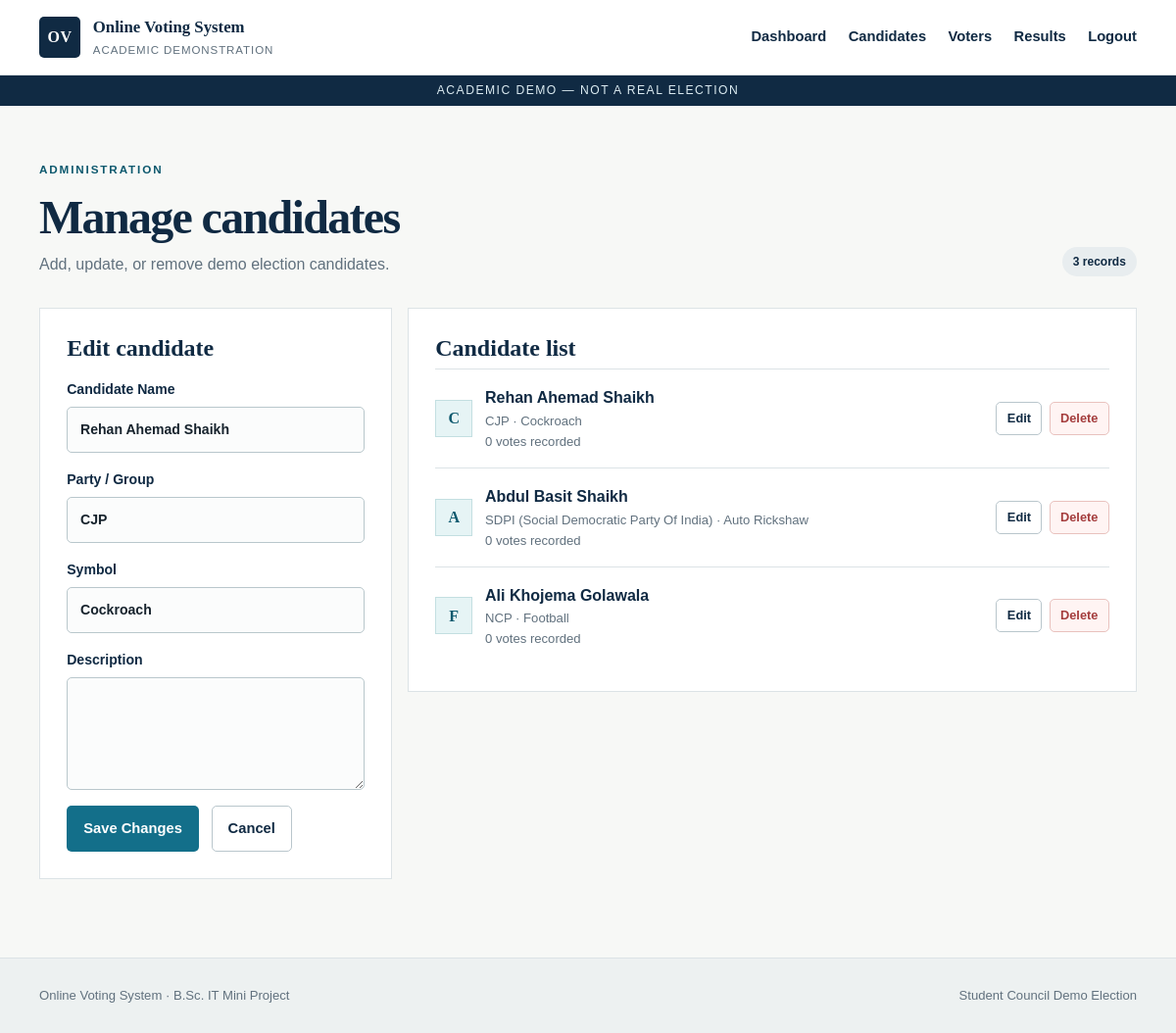
Screenshot of /admin/candidates/4/edit (signed in) with the database file from the repository.
### tables this page shows
CREATE TABLE candidates (
 id INTEGER PRIMARY KEY AUTOINCREMENT, name TEXT NOT NULL,
 party TEXT NOT NULL, symbol TEXT, description TEXT,
 created_at TIMESTAMP DEFAULT CURRENT_TIMESTAMP
);

### app.py (the view, shortened to what this page needs)
    @app.route("/admin/candidates/<int:candidate_id>/edit", methods=["GET", "POST"])
    @admin_required
    def edit_candidate(candidate_id):
        database = get_db()
        candidate = database.execute("SELECT * FROM candidates WHERE id = ?", (candidate_id,)).fetchone()
        if not candidate:
            abort(404)
        rows = database.execute(
            "SELECT c.*, COUNT(v.id) AS vote_count FROM candidates c LEFT JOIN votes v ON v.candidate_id=c.id GROUP BY c.id ORDER BY c.id"
        ).fetchall()
        return render_template("manage_candidates.html", candidates=rows, edit_candidate=candidate)

### database.py (called while the page is built)
def get_db():
    if "db" not in g:
        g.db = sqlite3.connect(current_app.config["DATABASE"])
        g.db.row_factory = sqlite3.Row
        g.db.execute("PRAGMA foreign_keys = ON")
    return g.db

### templates/manage_candidates.html (shortened to what this page needs)
{% extends "base.html" %}
{% block content %}
<section class="page-section"><div class="container">
  <div class="page-header"><div><p class="eyebrow">Administration</p><h1>Manage candidates</h1><p>Add, update, or remove demo election candidates.</p></div><span class="role-badge">{{ candidates|length }} records</span></div>
  <div class="management-grid">
    <section class="panel sticky-panel"><h2>{{ 'Edit candidate' if edit_candidate else 'Add candidate' }}</h2>
      <form method="post" action="{{ url_for('edit_candidate', candidate_id=edit_candidate.id) if edit_candidate else url_for('manage_candidates') }}" class="stack-form compact-form">
        <label>Candidate Name<input name="name" maxlength="60" required value="{{ edit_candidate.name if edit_candidate else '' }}"></label>
        <label>Party / Group<input name="party" maxlength="60" required value="{{ edit_candidate.party if edit_candidate else '' }}"></label>
        <label>Symbol<input name="symbol" maxlength="30" value="{{ edit_candidate.symbol if edit_candidate else '' }}"></label>
        <label>Description<textarea name="description" maxlength="250" rows="4">{{ edit_candidate.description if edit_candidate else '' }}</textarea></label>
        <div class="button-row"><button class="button button-primary" type="submit">{{ 'Save Changes' if edit_candidate else 'Add Candidate' }}</button>{% if edit_candidate %}<a class="button button-secondary" href="{{ url_for('manage_candidates') }}">Cancel</a>{% endif %}</div>
      </form>
    </section>
    <section class="panel"><h2>Candidate list</h2>
      <div class="admin-candidate-list">{% for candidate in candidates %}<article class="admin-candidate"><div class="mini-symbol">{{ candidate.symbol[:1] if candidate.symbol else candidate.name[:1] }}</div><div class="candidate-main"><strong>{{ candidate.name }}</strong><span>{{ candidate.party }} · {{ candidate.symbol or 'No symbol' }}</span><small>{{ candidate.vote_count }} vote{{ '' if candidate.vote_count == 1 else 's' }} recorded</small></div><div class="row-actions"><a class="button button-small button-secondary" href="{{ url_for('edit_candidate', candidate_id=candidate.id) }}">Edit</a><form method="post" action="{{ url_for('delete_candidate', candidate_id=candidate.id) }}" data-confirm="Delete {{ candidate.name }}? This cannot be undone."><input type="hidden" name="csrf_token" value="{{ csrf_token }}"><button class="button button-small button-danger" type="submit">Delete</button></form></div></article>{% else %}<div class="empty-state">No candidates added.</div>{% endfor %}</div>
    </section>
  </div>
</div></section>
{% endblock %}

### static/css/style.css (style rules this page uses)
:root { --navy:#102a43;--navy-2:#173f5f;--blue:#136f8a;--blue-dark:#0d596e;--teal-soft:#e6f4f5;--ink:#17232d;--muted:#61717e;--paper:#f7f8f6;--white:#fff;--line:#dce3e6;--success:#1c7457;--warning:#9a650c;--danger:#a43c3c;--shadow:0 14px 38px rgba(16,42,67,.09);--radius:10px }
* { box-sizing:border-box }
html { scroll-behavior:smooth }
body { margin:0;background:var(--paper);color:var(--ink);font-family:"Trebuchet MS","Gill Sans",sans-serif;font-size:16px;line-height:1.6 }
h1,h2,h3,p { margin-top:0 }
h1,h2,h3 { font-family:Georgia,"Times New Roman",serif;color:var(--navy);line-height:1.15 }
h1 { font-size:clamp(2rem,4.5vw,3.8rem);letter-spacing:-.035em }
h2 { font-size:clamp(1.35rem,2vw,1.8rem) }
a { color:var(--blue-dark);text-decoration-thickness:1px;text-underline-offset:3px }
button,input,textarea { font:inherit }
.container { width:min(1120px,calc(100% - 2rem));margin:auto }
.eyebrow { color:var(--blue-dark);text-transform:uppercase;letter-spacing:.16em;font-size:.73rem;font-weight:800;margin-bottom:.7rem }
.button-row,.page-actions { display:flex;align-items:center;gap:.8rem;flex-wrap:wrap }
.button { display:inline-flex;align-items:center;justify-content:center;min-height:45px;padding:.65rem 1rem;border:1px solid transparent;border-radius:5px;font-weight:800;font-size:.92rem;text-decoration:none;cursor:pointer;transition:background .18s,transform .18s,border-color .18s }
.button-primary { background:var(--blue);color:white }
.button-secondary { background:white;color:var(--navy);border-color:#b9c6cc }
.button-danger { color:var(--danger);background:#fff4f3;border-color:#e9c2be }
.button-small { min-height:34px;padding:.35rem .65rem;font-size:.8rem }
.stack-form { display:grid;gap:1rem }
.stack-form label { display:grid;gap:.38rem;font-weight:800;color:var(--navy);font-size:.88rem }
.stack-form input,.stack-form textarea { width:100%;border:1px solid #b9c7cc;background:#fbfcfc;border-radius:5px;padding:.72rem .8rem;color:var(--ink);outline:none }
.page-section { padding:3.5rem 0 5rem;min-height:calc(100vh - 190px) }
.page-header { display:flex;align-items:flex-end;justify-content:space-between;gap:2rem;margin-bottom:2rem }
.page-header h1 { font-size:clamp(2.2rem,4vw,3.2rem);margin-bottom:.5rem }
.page-header p:last-child { color:var(--muted);margin:0 }
.role-badge,.status-pill { display:inline-flex;align-items:center;white-space:nowrap;border-radius:99px;padding:.35rem .7rem;background:#e8edef;color:var(--navy);font-size:.75rem;font-weight:800 }
.panel,.action-panel { background:white;border:1px solid var(--line);padding:1.7rem }
.panel h2,.action-panel h2 { margin-bottom:.4rem }
.symbol-box,.mini-symbol { display:grid;place-items:center;background:var(--teal-soft);border:1px solid #c3dfe1;color:var(--blue-dark);font-family:Georgia,serif;font-weight:800;text-transform:uppercase }
.mini-symbol { width:38px;height:38px;flex:0 0 38px }
.management-grid { display:grid;grid-template-columns:360px 1fr;gap:1rem;align-items:start }
.sticky-panel { position:sticky;top:120px }
.compact-form { margin-top:1rem }
.admin-candidate-list { display:grid }
.admin-candidate { display:flex;align-items:center;gap:.8rem;padding:1rem 0;border-top:1px solid var(--line) }
.candidate-main { display:flex;flex-direction:column;min-width:0 }
.candidate-main strong { color:var(--navy) }
.candidate-main span,.candidate-main small { color:var(--muted);font-size:.82rem }
.row-actions { margin-left:auto;display:flex;align-items:center;gap:.45rem }
.row-actions form { margin:0 }

### rows the page displays
candidates: name "Rehan Ahemad Shaikh", party "CJP", symbol "Cockroach", symbol "C", vote_count "0", vote_count "s"
candidates: symbol "A", name "Abdul Basit Shaikh", party "SDPI (Social Democratic Party Of India)", symbol "Auto Rickshaw", vote_count "0", vote_count "s"
candidates: symbol "F", name "Ali Khojema Golawala", party "NCP", symbol "Football", vote_count "0", vote_count "s"

### other values shown
{{ candidates|length }} "3"
{{ 'Edit candidate' if edit_candidate else 'Add candidate' }} "Edit candidate"
{{ 'Save Changes' if edit_candidate else 'Add Candidate' }} "Save Changes"
{{ election_name }} "Student Council Demo Election"
